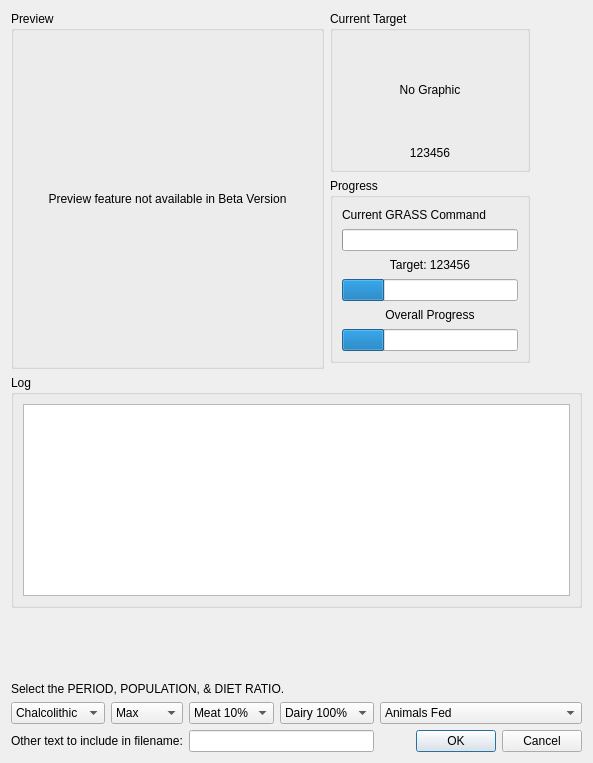
<ui version="4.0" >
 <class>LaGrassProcessBase</class>
 <widget class="QDialog" name="LaGrassProcessBase" >
  <property name="geometry" >
   <rect>
    <x>0</x>
    <y>0</y>
    <width>593</width>
    <height>763</height>
   </rect>
  </property>
  <property name="minimumSize" >
   <size>
    <width>0</width>
    <height>400</height>
   </size>
  </property>
  <property name="windowTitle" >
   <string>Grass Processing</string>
  </property>
  <property name="windowIcon" >
   <iconset resource="../resources/resources.qrc" >:/la_icon_small.png</iconset>
  </property>
  <layout class="QGridLayout" >
   <item rowspan="3" row="0" column="0" colspan="4" >
    <widget class="QGroupBox" name="grpPreview" >
     <property name="sizePolicy" >
      <sizepolicy vsizetype="Expanding" hsizetype="Expanding" >
       <horstretch>0</horstretch>
       <verstretch>0</verstretch>
      </sizepolicy>
     </property>
     <property name="title" >
      <string>Preview</string>
     </property>
     <layout class="QGridLayout" >
      <item row="0" column="0" >
       <widget class="QLabel" name="lblPreview" >
        <property name="sizePolicy" >
         <sizepolicy vsizetype="Preferred" hsizetype="Expanding" >
          <horstretch>0</horstretch>
          <verstretch>0</verstretch>
         </sizepolicy>
        </property>
        <property name="text" >
         <string>Preview feature not available in Beta Version</string>
        </property>
        <property name="alignment" >
         <set>Qt::AlignCenter</set>
        </property>
       </widget>
      </item>
     </layout>
    </widget>
   </item>
   <item row="0" column="4" colspan="2" >
    <widget class="QGroupBox" name="grpCurrentTarget" >
     <property name="sizePolicy" >
      <sizepolicy vsizetype="Preferred" hsizetype="Fixed" >
       <horstretch>0</horstretch>
       <verstretch>0</verstretch>
      </sizepolicy>
     </property>
     <property name="maximumSize" >
      <size>
       <width>200</width>
       <height>16777215</height>
      </size>
     </property>
     <property name="title" >
      <string>Current Target</string>
     </property>
     <layout class="QGridLayout" >
      <item row="0" column="0" >
       <widget class="QLabel" name="lblGraphic" >
        <property name="minimumSize" >
         <size>
          <width>100</width>
          <height>100</height>
         </size>
        </property>
        <property name="maximumSize" >
         <size>
          <width>1000000</width>
          <height>1000000</height>
         </size>
        </property>
        <property name="text" >
         <string>No Graphic</string>
        </property>
        <property name="alignment" >
         <set>Qt::AlignCenter</set>
        </property>
       </widget>
      </item>
      <item row="1" column="0" >
       <widget class="QLabel" name="lblCurrentArea" >
        <property name="sizePolicy" >
         <sizepolicy vsizetype="Preferred" hsizetype="Expanding" >
          <horstretch>0</horstretch>
          <verstretch>0</verstretch>
         </sizepolicy>
        </property>
        <property name="text" >
         <string>123456</string>
        </property>
        <property name="alignment" >
         <set>Qt::AlignCenter</set>
        </property>
       </widget>
      </item>
     </layout>
    </widget>
   </item>
   <item row="1" column="4" colspan="2" >
    <widget class="QGroupBox" name="grpProgress" >
     <property name="sizePolicy" >
      <sizepolicy vsizetype="Preferred" hsizetype="Fixed" >
       <horstretch>0</horstretch>
       <verstretch>0</verstretch>
      </sizepolicy>
     </property>
     <property name="minimumSize" >
      <size>
       <width>0</width>
       <height>0</height>
      </size>
     </property>
     <property name="maximumSize" >
      <size>
       <width>200</width>
       <height>16777215</height>
      </size>
     </property>
     <property name="title" >
      <string>Progress</string>
     </property>
     <layout class="QGridLayout" >
      <item row="0" column="0" >
       <widget class="QLabel" name="label" >
        <property name="minimumSize" >
         <size>
          <width>0</width>
          <height>16</height>
         </size>
        </property>
        <property name="text" >
         <string>Current GRASS Command</string>
        </property>
       </widget>
      </item>
      <item row="1" column="0" >
       <widget class="QProgressBar" name="pbarBusy" >
        <property name="sizePolicy" >
         <sizepolicy vsizetype="Preferred" hsizetype="Preferred" >
          <horstretch>0</horstretch>
          <verstretch>0</verstretch>
         </sizepolicy>
        </property>
        <property name="minimumSize" >
         <size>
          <width>0</width>
          <height>19</height>
         </size>
        </property>
        <property name="maximumSize" >
         <size>
          <width>16777215</width>
          <height>1677772</height>
         </size>
        </property>
        <property name="value" >
         <number>0</number>
        </property>
        <property name="textVisible" >
         <bool>false</bool>
        </property>
        <property name="orientation" >
         <enum>Qt::Horizontal</enum>
        </property>
        <property name="format" >
         <string/>
        </property>
       </widget>
      </item>
      <item row="2" column="0" >
       <widget class="QLabel" name="lblAreaTarget" >
        <property name="minimumSize" >
         <size>
          <width>0</width>
          <height>16</height>
         </size>
        </property>
        <property name="text" >
         <string>Target: 123456</string>
        </property>
        <property name="alignment" >
         <set>Qt::AlignCenter</set>
        </property>
       </widget>
      </item>
      <item row="3" column="0" >
       <widget class="QProgressBar" name="pbarTarget" >
        <property name="sizePolicy" >
         <sizepolicy vsizetype="Preferred" hsizetype="Preferred" >
          <horstretch>0</horstretch>
          <verstretch>0</verstretch>
         </sizepolicy>
        </property>
        <property name="minimumSize" >
         <size>
          <width>45</width>
          <height>19</height>
         </size>
        </property>
        <property name="value" >
         <number>24</number>
        </property>
        <property name="alignment" >
         <set>Qt::AlignCenter</set>
        </property>
        <property name="textVisible" >
         <bool>false</bool>
        </property>
        <property name="orientation" >
         <enum>Qt::Horizontal</enum>
        </property>
        <property name="format" >
         <string/>
        </property>
       </widget>
      </item>
      <item row="4" column="0" >
       <widget class="QLabel" name="label_6" >
        <property name="minimumSize" >
         <size>
          <width>0</width>
          <height>16</height>
         </size>
        </property>
        <property name="text" >
         <string>Overall Progress</string>
        </property>
        <property name="alignment" >
         <set>Qt::AlignCenter</set>
        </property>
       </widget>
      </item>
      <item row="5" column="0" >
       <widget class="QProgressBar" name="pbarOverall" >
        <property name="sizePolicy" >
         <sizepolicy vsizetype="Preferred" hsizetype="Preferred" >
          <horstretch>0</horstretch>
          <verstretch>0</verstretch>
         </sizepolicy>
        </property>
        <property name="minimumSize" >
         <size>
          <width>45</width>
          <height>19</height>
         </size>
        </property>
        <property name="value" >
         <number>24</number>
        </property>
        <property name="textVisible" >
         <bool>false</bool>
        </property>
        <property name="orientation" >
         <enum>Qt::Horizontal</enum>
        </property>
        <property name="format" >
         <string/>
        </property>
       </widget>
      </item>
     </layout>
    </widget>
   </item>
   <item row="3" column="0" colspan="6" >
    <widget class="QGroupBox" name="groupBox_2" >
     <property name="sizePolicy" >
      <sizepolicy vsizetype="Minimum" hsizetype="Expanding" >
       <horstretch>0</horstretch>
       <verstretch>0</verstretch>
      </sizepolicy>
     </property>
     <property name="title" >
      <string>Log</string>
     </property>
     <layout class="QGridLayout" >
      <item row="0" column="0" >
       <widget class="QTextBrowser" name="tbGrass" >
        <property name="sizePolicy" >
         <sizepolicy vsizetype="Preferred" hsizetype="Preferred" >
          <horstretch>0</horstretch>
          <verstretch>0</verstretch>
         </sizepolicy>
        </property>
        <property name="whatsThis" >
         <string>&lt;html>&lt;head>&lt;meta name="qrichtext" content="1" />&lt;style type="text/css">
p, li { white-space: pre-wrap; }
&lt;/style>&lt;/head>&lt;body style=" font-family:'Sans Serif'; font-size:9pt; font-weight:400; font-style:normal; text-decoration:none;">
&lt;p style=" margin-top:0px; margin-bottom:0px; margin-left:0px; margin-right:0px; -qt-block-indent:0; text-indent:0px;">To see the Calorie, Production, and Area targets for a crop simply select it from the list on the left, and the results will be displayed in the area to the right.&lt;/p>
&lt;p style="-qt-paragraph-type:empty; margin-top:0px; margin-bottom:0px; margin-left:0px; margin-right:0px; -qt-block-indent:0; text-indent:0px;">&lt;/p>
&lt;p style=" margin-top:0px; margin-bottom:0px; margin-left:0px; margin-right:0px; -qt-block-indent:0; text-indent:0px;">This information is meant to give you an opportunity to make sure that the targets look feasible before running the model (which can be very time consuming).&lt;/p>&lt;/body>&lt;/html></string>
        </property>
       </widget>
      </item>
     </layout>
    </widget>
   </item>
   <item row="4" column="5" >
    <spacer>
     <property name="orientation" >
      <enum>Qt::Vertical</enum>
     </property>
     <property name="sizeHint" >
      <size>
       <width>20</width>
       <height>40</height>
      </size>
     </property>
    </spacer>
   </item>
   <item row="5" column="0" colspan="6" >
    <widget class="QLabel" name="label_2" >
     <property name="text" >
      <string>Select the PERIOD, POPULATION, &amp; DIET RATIO.</string>
     </property>
    </widget>
   </item>
   <item row="6" column="0" >
    <widget class="QComboBox" name="cbPeriod" >
     <item>
      <property name="text" >
       <string>Chalcolithic</string>
      </property>
     </item>
     <item>
      <property name="text" >
       <string>EEB1</string>
      </property>
     </item>
     <item>
      <property name="text" >
       <string>LEB1</string>
      </property>
     </item>
    </widget>
   </item>
   <item row="6" column="1" >
    <widget class="QComboBox" name="cbPopulation" >
     <item>
      <property name="text" >
       <string>Max</string>
      </property>
     </item>
     <item>
      <property name="text" >
       <string>Min</string>
      </property>
     </item>
    </widget>
   </item>
   <item row="6" column="2" >
    <widget class="QComboBox" name="cbDietRatio" >
     <item>
      <property name="text" >
       <string>Meat 10%</string>
      </property>
     </item>
     <item>
      <property name="text" >
       <string>Meat 20%</string>
      </property>
     </item>
     <item>
      <property name="text" >
       <string>Meat 30%</string>
      </property>
     </item>
    </widget>
   </item>
   <item row="6" column="3" colspan="2" >
    <widget class="QComboBox" name="cbDairy" >
     <item>
      <property name="text" >
       <string>Dairy 100%</string>
      </property>
     </item>
     <item>
      <property name="text" >
       <string>Dairy 50%</string>
      </property>
     </item>
     <item>
      <property name="text" >
       <string>No Dairy</string>
      </property>
     </item>
    </widget>
   </item>
   <item row="6" column="5" >
    <widget class="QComboBox" name="cbAnimalsFed" >
     <item>
      <property name="text" >
       <string>Animals Fed</string>
      </property>
     </item>
     <item>
      <property name="text" >
       <string>Animals Not Fed</string>
      </property>
     </item>
    </widget>
   </item>
   <item row="7" column="0" colspan="2" >
    <widget class="QLabel" name="label_3" >
     <property name="text" >
      <string>Other text to include in filename:</string>
     </property>
    </widget>
   </item>
   <item row="7" column="2" colspan="3" >
    <widget class="QLineEdit" name="leOtherText" />
   </item>
   <item row="7" column="5" >
    <widget class="QDialogButtonBox" name="buttonBox" >
     <property name="standardButtons" >
      <set>QDialogButtonBox::Cancel|QDialogButtonBox::NoButton|QDialogButtonBox::Ok</set>
     </property>
    </widget>
   </item>
  </layout>
 </widget>
 <resources>
  <include location="../resources/resources.qrc" />
 </resources>
 <connections>
  <connection>
   <sender>buttonBox</sender>
   <signal>accepted()</signal>
   <receiver>LaGrassProcessBase</receiver>
   <slot>accept()</slot>
   <hints>
    <hint type="sourcelabel" >
     <x>598</x>
     <y>605</y>
    </hint>
    <hint type="destinationlabel" >
     <x>302</x>
     <y>595</y>
    </hint>
   </hints>
  </connection>
  <connection>
   <sender>buttonBox</sender>
   <signal>rejected()</signal>
   <receiver>LaGrassProcessBase</receiver>
   <slot>reject()</slot>
   <hints>
    <hint type="sourcelabel" >
     <x>527</x>
     <y>670</y>
    </hint>
    <hint type="destinationlabel" >
     <x>296</x>
     <y>347</y>
    </hint>
   </hints>
  </connection>
 </connections>
</ui>
